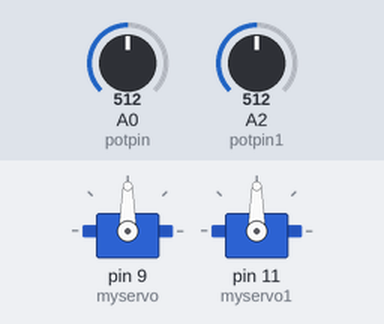
A sketch run on a simulated Arduino Uno, built with avr-gcc and run on an emulated ATmega328P. Parts: 2 × servo. The inputs (shaded band) are chosen by the test bench; at power-on: A0 (potpin) = 512, A2 (potpin1) = 512.

Above: at 1.2 s.
1.3 s: A0 (potpin) set to 716
At 2.1 s:
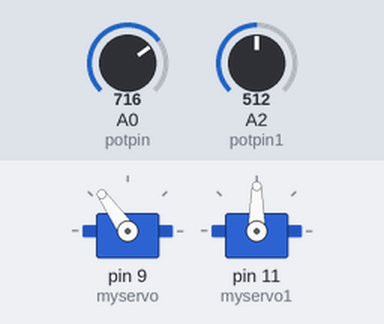
2.8 s: A2 (potpin1) set to 716
At 3.5 s:
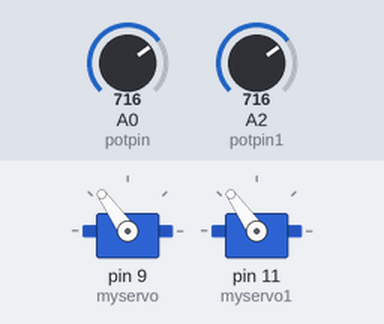
4.3 s: A0 (potpin) set to 900
At 5.0 s:
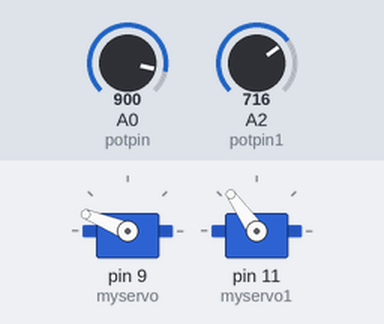
5.8 s: A2 (potpin1) set to 900
At 6.5 s:
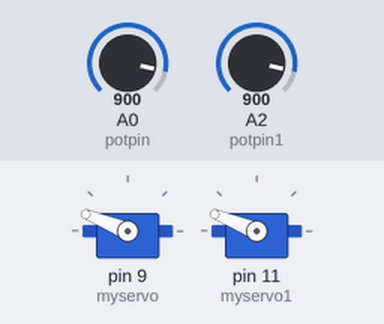
7.3 s: A0 (potpin) set to 1023
At 8.0 s:
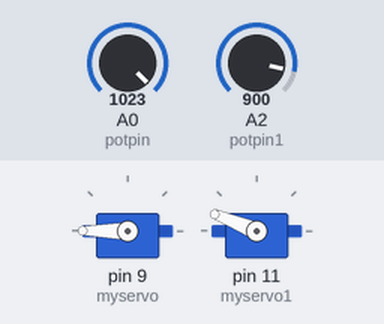
8.8 s: A2 (potpin1) set to 1023
At 9.4 s:
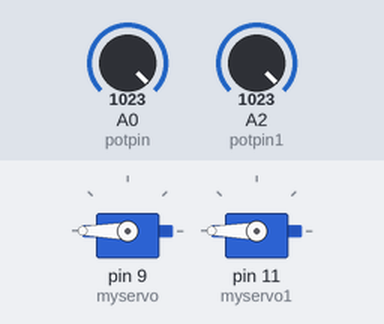
Timing chart, 0 to 11.3 s (numbered marks = the images above; inputs shaded):
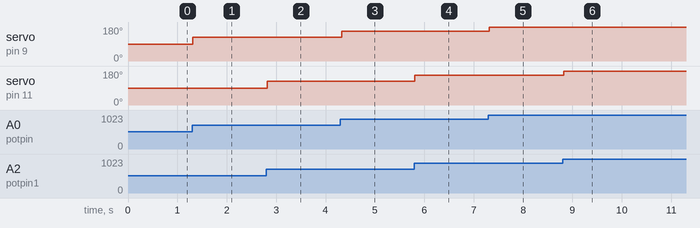

Measured:
- after the input at 1.3 s, servo on pin 9 (myservo): 90° → 125° at once
- after the input at 2.8 s, servo on pin 11 (myservo1): 90° → 125° at once
- after the input at 4.3 s, servo on pin 9 (myservo): 125° → 158° at once
- after the input at 5.8 s, servo on pin 11 (myservo1): 125° → 158° at once
- after the input at 7.3 s, servo on pin 9 (myservo): 158° → 180° at once
- after the input at 8.8 s, servo on pin 11 (myservo1): 158° → 180° at once

The sketch:

sprint_4.ino
```cpp
/*
 Controlling a servo position using a potentiometer (variable resistor)
 by Michal Rinott <http://people.interaction-ivrea.it/m.rinott>

 modified on 8 Nov 2013
 by Scott Fitzgerald
 http://www.arduino.cc/en/Tutorial/Knob
*/

#include <Servo.h>

Servo myservo;  // create servo object to control a servo
Servo myservo1;  // create servo object to control a servo

//

int potpin = 0;  // analog pin used to connect the potentiometer
int potpin1 = 2;  // analog pin used to connect the potentiometer

int val;    // variable to read the value from the analog pin
int val1;    // variable to read the value from the analog pin


void setup() {
  myservo.attach(9);  // attaches the servo on pin 9 to the servo object
  myservo1.attach(11);  // attaches the servo on pin 11 to the servo object

}

void loop() {
  val = analogRead(potpin);            // reads the value of the potentiometer (value between 0 and 1023)
  val = map(val, 0, 1023, 0, 180);     // scale it to use it with the servo (value between 0 and 180)
  myservo.write(val);                  // sets the servo position according to the scaled value
  delay(15);                           // waits for the servo to get there

  val1 = analogRead(potpin1);            // reads the value of the potentiometer (value between 0 and 1023)
  val1 = map(val1, 0, 1023, 0, 180);     // scale it to use it with the servo (value between 0 and 180)
  myservo1.write(val1);                  // sets the servo position according to the scaled value
  delay(15);                           // waits for the servo to get there
}
```
